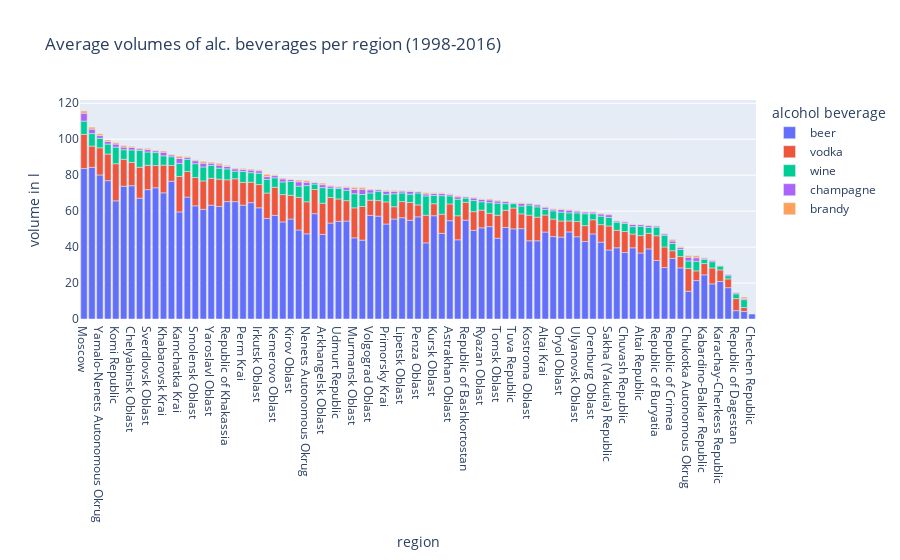

Notebook code cell kept with this figure:
### Code cell
make_bar_chart(df_region.sort_values(by = "total_volume_mean", ascending = False), 
               "region", drink_cat, 
               "Average volumes of alc. beverages per region (1998-2016)",
               {"value": "volume in l","variable":"alcohol beverage"} )

### Figure 1 — Plotly figure (JSON) as saved in the notebook; plotly's stock layout.template omitted (floating-point values rounded to 4 significant figures)
{"data": [{"alignmentgroup": "True", "hovertemplate": "alcohol beverage=beer<br>region=%{x}<br>volume in l=%{y}<extra></extra>", "legendgroup": "beer", "marker": {"color": "#636efa", "pattern": {"shape": ""}}, "name": "beer", "offsetgroup": "beer", "orientation": "v", "showlegend": true, "textposition": "auto", "type": "bar", "x": ["Moscow", "Saint Petersburg", "Yamalo-Nenets Autonomous Okrug", "Tyumen Oblast", "Komi Republic", "Khanty–Mansi Autonomous Okrug – Yugra", "Chelyabinsk Oblast", "Vologda Oblast", "Sverdlovsk Oblast", "Ivanovo Oblast", "Khabarovsk Krai", "Omsk Oblast", "Kamchatka Krai", "Zabaykalsky Krai", "Smolensk Oblast", "Leningrad Oblast", "Yaroslavl Oblast", "Moscow Oblast", "Republic of Khakassia", "Novosibirsk Oblast", "Perm Krai", "Krasnoyarsk Krai", "Irkutsk Oblast", "Kaliningrad Oblast", "Kemerovo Oblast", "Tver Oblast", "Kirov Oblast", "Sakhalin Oblast", "Nenets Autonomous Okrug", "Republic of Tatarstan", "Arkhangelsk Oblast", "Amur Oblast", "Udmurt Republic", "Kaluga Oblast", "Murmansk Oblast", "Magadan Oblast", "Volgograd Oblast", "Kurgan Oblast", "Primorsky Krai", "Krasnodar Krai", "Lipetsk Oblast", "Voronezh Oblast", "Penza Oblast", "Republic of Karelia", "Kursk Oblast", "Pskov Oblast", "Astrakhan Oblast", "Novgorod Oblast", "Republic of Bashkortostan", "Nizhny Novgorod Oblast", "Ryazan Oblast", "Stavropol Krai", "Tomsk Oblast", "Tambov Oblast", "Tuva Republic", "Samara Oblast", "Kostroma Oblast", "Vladimir Oblast", "Altai Krai", "Jewish Autonomous Oblast", "Oryol Oblast", "Rostov Oblast", "Ulyanovsk Oblast", "Bryansk Oblast", "Orenburg Oblast", "Tula Oblast", "Sakha (Yakutia) Republic", "Republic of Mordovia", "Chuvash Republic", "Saratov Oblast", "Altai Republic", "Belgorod Oblast", "Republic of Buryatia", "Mari El Republic", "Republic of Crimea", "Republic of Adygea", "Chukotka Autonomous Okrug", "Sevastopol", "Kabardino-Balkar Republic", "Republic of Kalmykia", "Karachay-Cherkess Republic", "Republic of North Ossetia-Alania", "Republic of Dagestan", "Republic of Ingushetia", "Chechen Republic"], "xaxis": "x", "y": [83.69, 84.38, 80.14, 76.95, 65.74, 73.85, 74.15, 67.21, 71.96, 73.0, 70.19, 76.64, 59.57, 67.81, 62.94, 61, 63.33, 62.6, 65.29, 65.28, 63.33, 64.72, 61.86, 55.92, 57.68, 54.01, 55.63, 49.52, 47.37, 58.6, 47.04, 53.38, 54.36, 54.49, 45.13, 43.87, 57.63, 57.22, 52.84, 55.61, 56.34, 54.91, 56.84, 42.35, 57.45, 47.63, 54.7, 44.06, 54.97, 49.36, 50.72, 51.41, 44.95, 50.91, 50.14, 50.26, 43.49, 43.52, 48.37, 45.84, 45.58, 48.45, 45.75, 43.13, 47.33, 42.75, 38.38, 39.62, 36.97, 39.61, 36.72, 38.99, 32.56, 28.62, 33.7, 28.44, 15.42, 21.37, 24.55, 19.53, 20.88, 17.44, 4.644, 4.233, 2.767], "yaxis": "y"}, {"alignmentgroup": "True", "hovertemplate": "alcohol beverage=vodka<br>region=%{x}<br>volume in l=%{y}<extra></extra>", "legendgroup": "vodka", "marker": {"color": "#EF553B", "pattern": {"shape": ""}}, "name": "vodka", "offsetgroup": "vodka", "orientation": "v", "showlegend": true, "textposition": "auto", "type": "bar", "x": ["Moscow", "Saint Petersburg", "Yamalo-Nenets Autonomous Okrug", "Tyumen Oblast", "Komi Republic", "Khanty–Mansi Autonomous Okrug – Yugra", "Chelyabinsk Oblast", "Vologda Oblast", "Sverdlovsk Oblast", "Ivanovo Oblast", "Khabarovsk Krai", "Omsk Oblast", "Kamchatka Krai", "Zabaykalsky Krai", "Smolensk Oblast", "Leningrad Oblast", "Yaroslavl Oblast", "Moscow Oblast", "Republic of Khakassia", "Novosibirsk Oblast", "Perm Krai", "Krasnoyarsk Krai", "Irkutsk Oblast", "Kaliningrad Oblast", "Kemerovo Oblast", "Tver Oblast", "Kirov Oblast", "Sakhalin Oblast", "Nenets Autonomous Okrug", "Republic of Tatarstan", "Arkhangelsk Oblast", "Amur Oblast", "Udmurt Republic", "Kaluga Oblast", "Murmansk Oblast", "Magadan Oblast", "Volgograd Oblast", "Kurgan Oblast", "Primorsky Krai", "Krasnodar Krai", "Lipetsk Oblast", "Voronezh Oblast", "Penza Oblast", "Republic of Karelia", "Kursk Oblast", "Pskov Oblast", "Astrakhan Oblast", "Novgorod Oblast", "Republic of Bashkortostan", "Nizhny Novgorod Oblast", "Ryazan Oblast", "Stavropol Krai", "Tomsk Oblast", "Tambov Oblast", "Tuva Republic", "Samara Oblast", "Kostroma Oblast", "Vladimir Oblast", "Altai Krai", "Jewish Autonomous Oblast", "Oryol Oblast", "Rostov Oblast", "Ulyanovsk Oblast", "Bryansk Oblast", "Orenburg Oblast", "Tula Oblast", "Sakha (Yakutia) Republic", "Republic of Mordovia", "Chuvash Republic", "Saratov Oblast", "Altai Republic", "Belgorod Oblast", "Republic of Buryatia", "Mari El Republic", "Republic of Crimea", "Republic of Adygea", "Chukotka Autonomous Okrug", "Sevastopol", "Kabardino-Balkar Republic", "Republic of Kalmykia", "Karachay-Cherkess Republic", "Republic of North Ossetia-Alania", "Republic of Dagestan", "Republic of Ingushetia", "Chechen Republic"], "xaxis": "x", "y": [19.02, 11.82, 15.09, 14.83, 20.65, 15.01, 12.94, 17.22, 13.56, 12.36, 15.38, 8.804, 19.71, 14.24, 15.76, 15.81, 14.94, 15.19, 12.14, 12.72, 12.64, 11.38, 12.92, 14.13, 15.61, 15.2, 13.21, 18.18, 17.85, 13.43, 17.38, 14.22, 12.42, 11.34, 16.69, 18.73, 8.457, 8.643, 12.3, 6.835, 8.971, 9.916, 6.626, 15.35, 6.675, 10.66, 9.297, 13.4, 9.909, 10.37, 9.817, 7.371, 12.78, 9.552, 11.59, 8.226, 14.27, 13.11, 9.466, 9.741, 8.937, 6.093, 8.494, 8.819, 7.878, 9.739, 13.39, 9.726, 11.71, 7.645, 9.684, 8.687, 13.77, 11.45, 4.267, 6.289, 12.71, 5.4, 6.299, 8.867, 6.435, 4.897, 6.715, 2.161, null], "yaxis": "y"}, {"alignmentgroup": "True", "hovertemplate": "alcohol beverage=wine<br>region=%{x}<br>volume in l=%{y}<extra></extra>", "legendgroup": "wine", "marker": {"color": "#00cc96", "pattern": {"shape": ""}}, "name": "wine", "offsetgroup": "wine", "orientation": "v", "showlegend": true, "textposition": "auto", "type": "bar", "x": ["Moscow", "Saint Petersburg", "Yamalo-Nenets Autonomous Okrug", "Tyumen Oblast", "Komi Republic", "Khanty–Mansi Autonomous Okrug – Yugra", "Chelyabinsk Oblast", "Vologda Oblast", "Sverdlovsk Oblast", "Ivanovo Oblast", "Khabarovsk Krai", "Omsk Oblast", "Kamchatka Krai", "Zabaykalsky Krai", "Smolensk Oblast", "Leningrad Oblast", "Yaroslavl Oblast", "Moscow Oblast", "Republic of Khakassia", "Novosibirsk Oblast", "Perm Krai", "Krasnoyarsk Krai", "Irkutsk Oblast", "Kaliningrad Oblast", "Kemerovo Oblast", "Tver Oblast", "Kirov Oblast", "Sakhalin Oblast", "Nenets Autonomous Okrug", "Republic of Tatarstan", "Arkhangelsk Oblast", "Amur Oblast", "Udmurt Republic", "Kaluga Oblast", "Murmansk Oblast", "Magadan Oblast", "Volgograd Oblast", "Kurgan Oblast", "Primorsky Krai", "Krasnodar Krai", "Lipetsk Oblast", "Voronezh Oblast", "Penza Oblast", "Republic of Karelia", "Kursk Oblast", "Pskov Oblast", "Astrakhan Oblast", "Novgorod Oblast", "Republic of Bashkortostan", "Nizhny Novgorod Oblast", "Ryazan Oblast", "Stavropol Krai", "Tomsk Oblast", "Tambov Oblast", "Tuva Republic", "Samara Oblast", "Kostroma Oblast", "Vladimir Oblast", "Altai Krai", "Jewish Autonomous Oblast", "Oryol Oblast", "Rostov Oblast", "Ulyanovsk Oblast", "Bryansk Oblast", "Orenburg Oblast", "Tula Oblast", "Sakha (Yakutia) Republic", "Republic of Mordovia", "Chuvash Republic", "Saratov Oblast", "Altai Republic", "Belgorod Oblast", "Republic of Buryatia", "Mari El Republic", "Republic of Crimea", "Republic of Adygea", "Chukotka Autonomous Okrug", "Sevastopol", "Kabardino-Balkar Republic", "Republic of Kalmykia", "Karachay-Cherkess Republic", "Republic of North Ossetia-Alania", "Republic of Dagestan", "Republic of Ingushetia", "Chechen Republic"], "xaxis": "x", "y": [7.382, 6.953, 5.312, 5.542, 9.224, 5.321, 6.944, 9.328, 7.383, 7.237, 5.221, 4.827, 7.278, 6.806, 7.709, 7.786, 7.193, 6.126, 6.069, 4.205, 6.13, 5.301, 6.353, 7.636, 5.262, 7.036, 7.733, 6.2, 8.986, 3.058, 8.67, 5.222, 5.871, 5.787, 7.854, 6.662, 4.027, 5.22, 4.244, 7.193, 4.825, 4.638, 6.635, 10.76, 4.691, 10.31, 4.469, 9.185, 2.397, 6.187, 4.693, 5.962, 6.701, 3.709, 2.429, 4.351, 5.627, 5.775, 3.174, 4.614, 4.953, 4.527, 4.779, 6.593, 3.379, 4.728, 4.746, 4.529, 4.486, 4.129, 5.19, 3.337, 4.779, 6.53, 4.033, 3.963, 4.175, 5.333, 2.424, 3.472, 2.119, 1.743, 2.635, 4.371, null], "yaxis": "y"}, {"alignmentgroup": "True", "hovertemplate": "alcohol beverage=champagne<br>region=%{x}<br>volume in l=%{y}<extra></extra>", "legendgroup": "champagne", "marker": {"color": "#ab63fa", "pattern": {"shape": ""}}, "name": "champagne", "offsetgroup": "champagne", "orientation": "v", "showlegend": true, "textposition": "auto", "type": "bar", "x": ["Moscow", "Saint Petersburg", "Yamalo-Nenets Autonomous Okrug", "Tyumen Oblast", "Komi Republic", "Khanty–Mansi Autonomous Okrug – Yugra", "Chelyabinsk Oblast", "Vologda Oblast", "Sverdlovsk Oblast", "Ivanovo Oblast", "Khabarovsk Krai", "Omsk Oblast", "Kamchatka Krai", "Zabaykalsky Krai", "Smolensk Oblast", "Leningrad Oblast", "Yaroslavl Oblast", "Moscow Oblast", "Republic of Khakassia", "Novosibirsk Oblast", "Perm Krai", "Krasnoyarsk Krai", "Irkutsk Oblast", "Kaliningrad Oblast", "Kemerovo Oblast", "Tver Oblast", "Kirov Oblast", "Sakhalin Oblast", "Nenets Autonomous Okrug", "Republic of Tatarstan", "Arkhangelsk Oblast", "Amur Oblast", "Udmurt Republic", "Kaluga Oblast", "Murmansk Oblast", "Magadan Oblast", "Volgograd Oblast", "Kurgan Oblast", "Primorsky Krai", "Krasnodar Krai", "Lipetsk Oblast", "Voronezh Oblast", "Penza Oblast", "Republic of Karelia", "Kursk Oblast", "Pskov Oblast", "Astrakhan Oblast", "Novgorod Oblast", "Republic of Bashkortostan", "Nizhny Novgorod Oblast", "Ryazan Oblast", "Stavropol Krai", "Tomsk Oblast", "Tambov Oblast", "Tuva Republic", "Samara Oblast", "Kostroma Oblast", "Vladimir Oblast", "Altai Krai", "Jewish Autonomous Oblast", "Oryol Oblast", "Rostov Oblast", "Ulyanovsk Oblast", "Bryansk Oblast", "Orenburg Oblast", "Tula Oblast", "Sakha (Yakutia) Republic", "Republic of Mordovia", "Chuvash Republic", "Saratov Oblast", "Altai Republic", "Belgorod Oblast", "Republic of Buryatia", "Mari El Republic", "Republic of Crimea", "Republic of Adygea", "Chukotka Autonomous Okrug", "Sevastopol", "Kabardino-Balkar Republic", "Republic of Kalmykia", "Karachay-Cherkess Republic", "Republic of North Ossetia-Alania", "Republic of Dagestan", "Republic of Ingushetia", "Chechen Republic"], "xaxis": "x", "y": [4.386, 2.469, 1.486, 1.426, 1.697, 1.447, 1.465, 0.8574, 1.361, 0.9458, 1.978, 0.9516, 2.737, 1.114, 1.615, 2.091, 1.241, 1.704, 1.362, 1.319, 1.128, 1.444, 1.326, 1.523, 1.209, 1.655, 0.9905, 2.421, 1.914, 0.8505, 1.631, 1.116, 0.7258, 1.478, 2.406, 2.935, 1.708, 0.8532, 1.654, 1.384, 1.017, 1.5, 0.7537, 1.062, 1.107, 1.173, 0.8616, 1.301, 0.6658, 1.357, 1.327, 1.464, 1.175, 1.158, 0.4458, 1.478, 0.8832, 1.073, 1.207, 0.9058, 1.408, 1.474, 0.9916, 0.9574, 0.8947, 1.224, 1.509, 0.6426, 0.81, 1.168, 0.9347, 1.073, 0.6616, 0.7447, 1.367, 1.018, 2.058, 1.967, 0.5711, 0.7437, 0.3195, 0.7674, 0.6411, 0.5714, null], "yaxis": "y"}, {"alignmentgroup": "True", "hovertemplate": "alcohol beverage=brandy<br>region=%{x}<br>volume in l=%{y}<extra></extra>", "legendgroup": "brandy", "marker": {"color": "#FFA15A", "pattern": {"shape": ""}}, "name": "brandy", "offsetgroup": "brandy", "orientation": "v", "showlegend": true, "textposition": "auto", "type": "bar", "x": ["Moscow", "Saint Petersburg", "Yamalo-Nenets Autonomous Okrug", "Tyumen Oblast", "Komi Republic", "Khanty–Mansi Autonomous Okrug – Yugra", "Chelyabinsk Oblast", "Vologda Oblast", "Sverdlovsk Oblast", "Ivanovo Oblast", "Khabarovsk Krai", "Omsk Oblast", "Kamchatka Krai", "Zabaykalsky Krai", "Smolensk Oblast", "Leningrad Oblast", "Yaroslavl Oblast", "Moscow Oblast", "Republic of Khakassia", "Novosibirsk Oblast", "Perm Krai", "Krasnoyarsk Krai", "Irkutsk Oblast", "Kaliningrad Oblast", "Kemerovo Oblast", "Tver Oblast", "Kirov Oblast", "Sakhalin Oblast", "Nenets Autonomous Okrug", "Republic of Tatarstan", "Arkhangelsk Oblast", "Amur Oblast", "Udmurt Republic", "Kaluga Oblast", "Murmansk Oblast", "Magadan Oblast", "Volgograd Oblast", "Kurgan Oblast", "Primorsky Krai", "Krasnodar Krai", "Lipetsk Oblast", "Voronezh Oblast", "Penza Oblast", "Republic of Karelia", "Kursk Oblast", "Pskov Oblast", "Astrakhan Oblast", "Novgorod Oblast", "Republic of Bashkortostan", "Nizhny Novgorod Oblast", "Ryazan Oblast", "Stavropol Krai", "Tomsk Oblast", "Tambov Oblast", "Tuva Republic", "Samara Oblast", "Kostroma Oblast", "Vladimir Oblast", "Altai Krai", "Jewish Autonomous Oblast", "Oryol Oblast", "Rostov Oblast", "Ulyanovsk Oblast", "Bryansk Oblast", "Orenburg Oblast", "Tula Oblast", "Sakha (Yakutia) Republic", "Republic of Mordovia", "Chuvash Republic", "Saratov Oblast", "Altai Republic", "Belgorod Oblast", "Republic of Buryatia", "Mari El Republic", "Republic of Crimea", "Republic of Adygea", "Chukotka Autonomous Okrug", "Sevastopol", "Kabardino-Balkar Republic", "Republic of Kalmykia", "Karachay-Cherkess Republic", "Republic of North Ossetia-Alania", "Republic of Dagestan", "Republic of Ingushetia", "Chechen Republic"], "xaxis": "x", "y": [1.258, 1.117, 0.9516, 0.8416, 0.81, 0.9242, 0.5605, 0.5179, 0.6895, 0.3711, 0.7047, 0.3811, 1.245, 0.4395, 0.5068, 1.022, 0.5711, 1.001, 0.6032, 0.4363, 0.56, 0.5447, 0.5321, 1.238, 0.4847, 0.5479, 0.3342, 0.9432, 0.9395, 0.3258, 0.8705, 0.3968, 0.3589, 0.5347, 1.127, 0.9895, 0.4368, 0.2747, 0.5537, 0.5326, 0.3132, 0.4021, 0.2311, 0.7368, 0.3311, 0.44, 0.3611, 0.5821, 0.2568, 0.4447, 0.3316, 0.5916, 0.4711, 0.3237, 0.2353, 0.4316, 0.3111, 0.4232, 0.2368, 0.3, 0.3932, 0.4053, 0.3647, 0.27, 0.2632, 0.3632, 0.4605, 0.2132, 0.3242, 0.3674, 0.2537, 0.2558, 0.1721, 0.3084, 0.9, 0.5079, 0.9358, 1.1, 0.3995, 0.28, 0.2758, 0.14, 0.2721, 0.9, null], "yaxis": "y"}], "layout": {"barmode": "relative", "legend": {"title": {"text": "alcohol beverage"}, "tracegroupgap": 0}, "title": {"text": "Average volumes of alc. beverages per region (1998-2016)"}, "xaxis": {"anchor": "y", "domain": [0, 1], "title": {"text": "region"}}, "yaxis": {"anchor": "x", "domain": [0, 1], "title": {"text": "volume in l"}}}}
